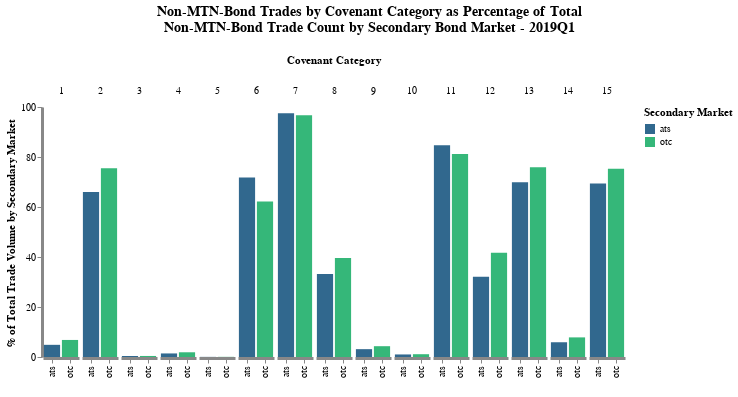

Notebook code cell kept with this figure:
### Code cell
pl[12]

### Figure 1 — Vega-Lite specification as saved in the notebook (floating-point values rounded to 4 significant figures)
{"config": {"axis": {"domainWidth": 3}, "opacity": {"value": 0.7}, "view": {"stroke": "transparent"}}, "data": {"values": [{"cov_cat": 1, "cvt": "any", "perc_sbm_total": 6.82, "perc_total": 6.426, "period": "2019Q1", "rt": "any", "sbm": "otc", "value": 89.41, "variable": "cg1_trd_vol_tr"}, {"cov_cat": 1, "cvt": "any", "perc_sbm_total": 4.869, "perc_total": 0.2817, "period": "2019Q1", "rt": "any", "sbm": "ats", "value": 3.92, "variable": "cg1_trd_vol_tr"}, {"cov_cat": 2, "cvt": "any", "perc_sbm_total": 75.45, "perc_total": 71.08, "period": "2019Q1", "rt": "any", "sbm": "otc", "value": 989.1, "variable": "cg2_trd_vol_tr"}, {"cov_cat": 2, "cvt": "any", "perc_sbm_total": 65.95, "perc_total": 3.816, "period": "2019Q1", "rt": "any", "sbm": "ats", "value": 53.09, "variable": "cg2_trd_vol_tr"}, {"cov_cat": 3, "cvt": "any", "perc_sbm_total": 0.4155, "perc_total": 0.3915, "period": "2019Q1", "rt": "any", "sbm": "otc", "value": 5.447, "variable": "cg3_trd_vol_tr"}, {"cov_cat": 3, "cvt": "any", "perc_sbm_total": 0.3909, "perc_total": 0.02262, "period": "2019Q1", "rt": "any", "sbm": "ats", "value": 0.3147, "variable": "cg3_trd_vol_tr"}, {"cov_cat": 4, "cvt": "any", "perc_sbm_total": 1.887, "perc_total": 1.778, "period": "2019Q1", "rt": "any", "sbm": "otc", "value": 24.74, "variable": "cg4_trd_vol_tr"}, {"cov_cat": 4, "cvt": "any", "perc_sbm_total": 1.424, "perc_total": 0.08241, "period": "2019Q1", "rt": "any", "sbm": "ats", "value": 1.147, "variable": "cg4_trd_vol_tr"}, {"cov_cat": 5, "cvt": "any", "perc_sbm_total": 0.06244, "perc_total": 0.05883, "period": "2019Q1", "rt": "any", "sbm": "otc", "value": 0.8186, "variable": "cg5_trd_vol_tr"}, {"cov_cat": 5, "cvt": "any", "perc_sbm_total": 0.04945, "perc_total": 0.002861, "period": "2019Q1", "rt": "any", "sbm": "ats", "value": 0.03981, "variable": "cg5_trd_vol_tr"}, {"cov_cat": 6, "cvt": "any", "perc_sbm_total": 62.18, "perc_total": 58.58, "period": "2019Q1", "rt": "any", "sbm": "otc", "value": 815.1, "variable": "cg6_trd_vol_tr"}, {"cov_cat": 6, "cvt": "any", "perc_sbm_total": 71.83, "perc_total": 4.156, "period": "2019Q1", "rt": "any", "sbm": "ats", "value": 57.83, "variable": "cg6_trd_vol_tr"}, {"cov_cat": 7, "cvt": "any", "perc_sbm_total": 96.7, "perc_total": 91.1, "period": "2019Q1", "rt": "any", "sbm": "otc", "value": 1268.0, "variable": "cg7_trd_vol_tr"}, {"cov_cat": 7, "cvt": "any", "perc_sbm_total": 97.49, "perc_total": 5.64, "period": "2019Q1", "rt": "any", "sbm": "ats", "value": 78.48, "variable": "cg7_trd_vol_tr"}, {"cov_cat": 8, "cvt": "any", "perc_sbm_total": 39.57, "perc_total": 37.28, "period": "2019Q1", "rt": "any", "sbm": "otc", "value": 518.7, "variable": "cg8_trd_vol_tr"}, {"cov_cat": 8, "cvt": "any", "perc_sbm_total": 33.16, "perc_total": 1.919, "period": "2019Q1", "rt": "any", "sbm": "ats", "value": 26.7, "variable": "cg8_trd_vol_tr"}, {"cov_cat": 9, "cvt": "any", "perc_sbm_total": 4.321, "perc_total": 4.071, "period": "2019Q1", "rt": "any", "sbm": "otc", "value": 56.65, "variable": "cg9_trd_vol_tr"}, {"cov_cat": 9, "cvt": "any", "perc_sbm_total": 3.134, "perc_total": 0.1813, "period": "2019Q1", "rt": "any", "sbm": "ats", "value": 2.523, "variable": "cg9_trd_vol_tr"}, {"cov_cat": 10, "cvt": "any", "perc_sbm_total": 1.117, "perc_total": 1.052, "period": "2019Q1", "rt": "any", "sbm": "otc", "value": 14.64, "variable": "cg10_trd_vol_tr"}, {"cov_cat": 10, "cvt": "any", "perc_sbm_total": 1.018, "perc_total": 0.0589, "period": "2019Q1", "rt": "any", "sbm": "ats", "value": 0.8197, "variable": "cg10_trd_vol_tr"}, {"cov_cat": 11, "cvt": "any", "perc_sbm_total": 81.21, "perc_total": 76.51, "period": "2019Q1", "rt": "any", "sbm": "otc", "value": 1065.0, "variable": "cg11_trd_vol_tr"}, {"cov_cat": 11, "cvt": "any", "perc_sbm_total": 84.74, "perc_total": 4.903, "period": "2019Q1", "rt": "any", "sbm": "ats", "value": 68.22, "variable": "cg11_trd_vol_tr"}, {"cov_cat": 12, "cvt": "any", "perc_sbm_total": 41.66, "perc_total": 39.25, "period": "2019Q1", "rt": "any", "sbm": "otc", "value": 546.2, "variable": "cg12_trd_vol_tr"}, {"cov_cat": 12, "cvt": "any", "perc_sbm_total": 32.06, "perc_total": 1.855, "period": "2019Q1", "rt": "any", "sbm": "ats", "value": 25.81, "variable": "cg12_trd_vol_tr"}, {"cov_cat": 13, "cvt": "any", "perc_sbm_total": 75.92, "perc_total": 71.53, "period": "2019Q1", "rt": "any", "sbm": "otc", "value": 995.3, "variable": "cg13_trd_vol_tr"}, {"cov_cat": 13, "cvt": "any", "perc_sbm_total": 69.92, "perc_total": 4.045, "period": "2019Q1", "rt": "any", "sbm": "ats", "value": 56.29, "variable": "cg13_trd_vol_tr"}, {"cov_cat": 14, "cvt": "any", "perc_sbm_total": 7.846, "perc_total": 7.392, "period": "2019Q1", "rt": "any", "sbm": "otc", "value": 102.9, "variable": "cg14_trd_vol_tr"}, {"cov_cat": 14, "cvt": "any", "perc_sbm_total": 5.901, "perc_total": 0.3414, "period": "2019Q1", "rt": "any", "sbm": "ats", "value": 4.75, "variable": "cg14_trd_vol_tr"}, {"cov_cat": 15, "cvt": "any", "perc_sbm_total": 75.26, "perc_total": 70.91, "period": "2019Q1", "rt": "any", "sbm": "otc", "value": 986.6, "variable": "cg15_trd_vol_tr"}, {"cov_cat": 15, "cvt": "any", "perc_sbm_total": 69.4, "perc_total": 4.015, "period": "2019Q1", "rt": "any", "sbm": "ats", "value": 55.87, "variable": "cg15_trd_vol_tr"}]}, "encoding": {"color": {"field": "sbm", "legend": {"title": "Secondary Market"}, "scale": {"scheme": "viridis"}, "type": "nominal"}, "column": {"field": "cov_cat", "sort": "ascending", "title": "Covenant Category", "type": "ordinal"}, "x": {"axis": {"title": " "}, "field": "sbm", "type": "nominal"}, "y": {"axis": {"grid": false, "stack": null, "title": "% of Total Trade Volume by Secondary Market"}, "field": "perc_sbm_total", "type": "quantitative"}}, "height": 250, "mark": "bar", "spacing": 1, "title": {"align": "center", "anchor": "middle", "fontSize": 14, "offset": 20, "text": ["Non-MTN-Bond Trades by Covenant Category as Percentage of Total ", "Non-MTN-Bond Trade Count by Secondary Bond Market - 2019Q1"]}, "width": {"step": 18}}
